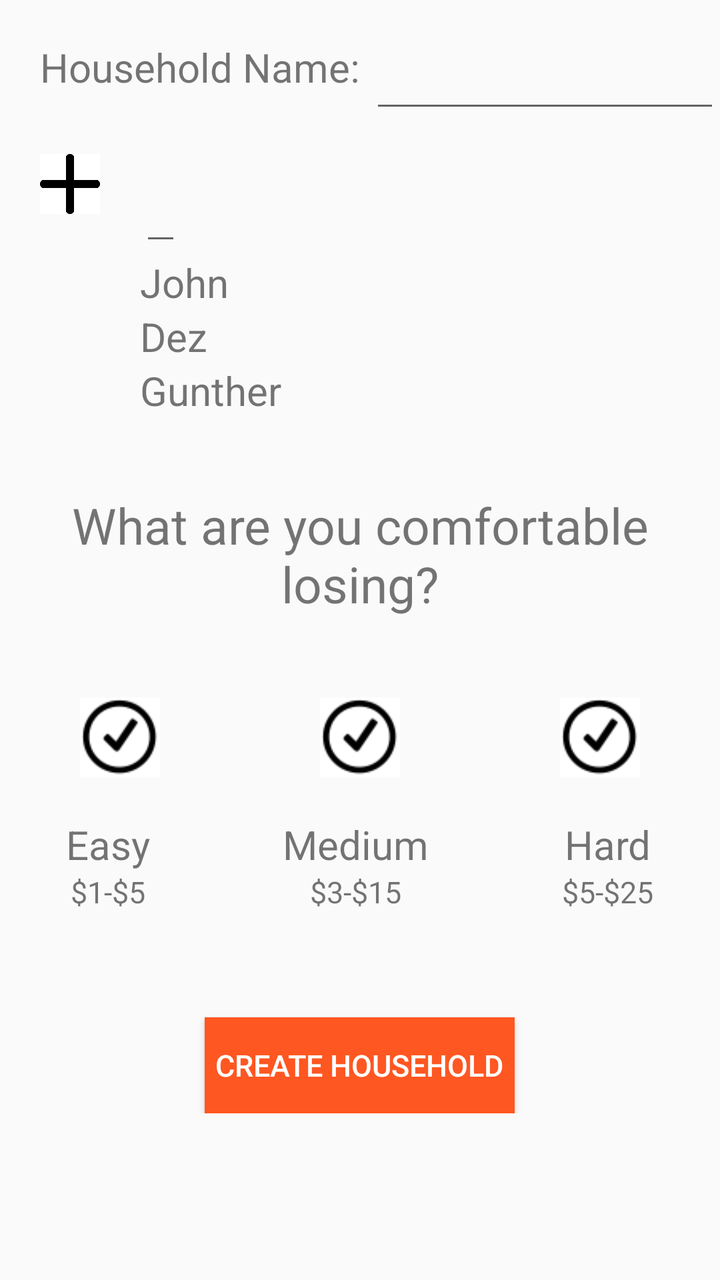
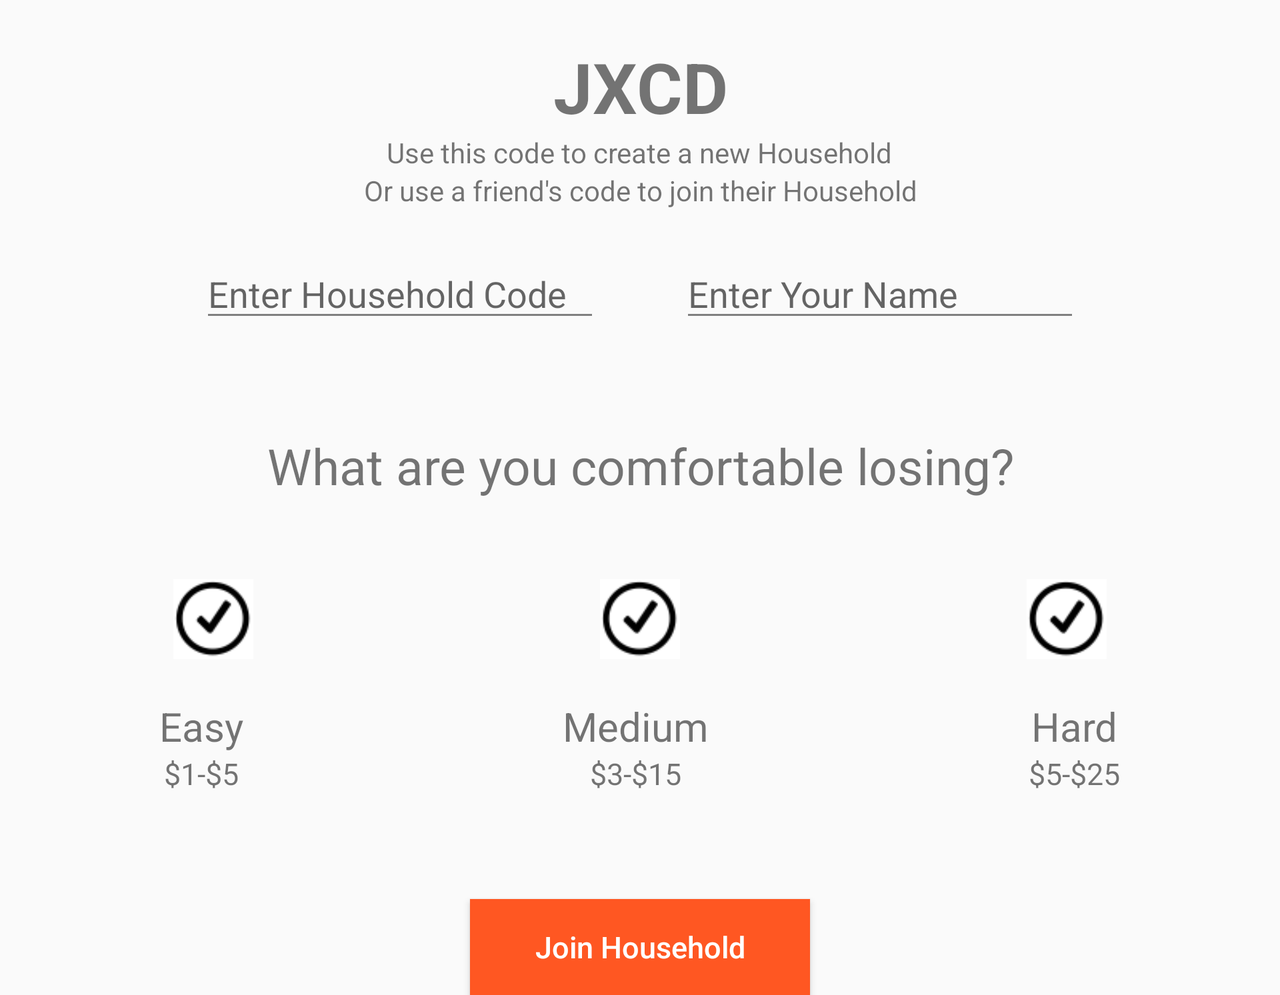

One screen, two layout resources from the same app: the default and the repository's alternative for another configuration. Each is rendered where Android would select it; the XML of both is given below.
<!-- AndroidManifest.xml: application theme AppTheme -->
<!-- res/layout/create_household.xml -->
<ScrollView xmlns:android="http://schemas.android.com/apk/res/android"
    android:id="@+id/ScrollView01"
    android:layout_width="fill_parent"
    android:layout_height="fill_parent" >

<RelativeLayout xmlns:android="http://schemas.android.com/apk/res/android"
    xmlns:tools="http://schemas.android.com/tools"
    android:layout_width="match_parent"
    android:layout_height="match_parent"
    tools:context=".CreateHouseholdFragment">

    <TextView
        android:id="@+id/houseName"
        android:layout_width="wrap_content"
        android:layout_height="wrap_content"
        android:layout_marginTop="20dp"
        android:layout_marginLeft="20dp"
        android:text="Household Name: "
        android:textSize="20sp"/>

    <EditText
        android:id="@+id/textInput"
        android:layout_width="match_parent"
        android:layout_height="wrap_content"
        android:layout_marginTop="20dp"
        android:layout_toRightOf="@id/houseName"
        android:inputType="text" />

    <ImageButton
        android:id="@+id/addButton"
        android:layout_width="30dp"
        android:layout_height="30dp"
        android:layout_below="@id/houseName"
        android:layout_marginLeft="20dp"
        android:layout_marginTop="30dp"
        android:background="#ffffff"
        android:scaleType="fitXY"
        android:src="@drawable/add" />

    <EditText
        android:id="@+id/addMember"
        android:layout_width="wrap_content"
        android:layout_height="wrap_content"
        android:layout_below="@id/houseName"
        android:layout_toRightOf="@id/addButton"
        android:layout_marginTop="30dp"
        android:layout_marginLeft="20dp"
        android:inputType="text"
        android:textSize="25sp"
        />
    <LinearLayout
        android:id="@+id/names"
        android:layout_width="match_parent"
        android:layout_height="wrap_content"
        android:layout_below="@id/addMember"
        android:layout_weight="4"
        android:gravity="left|center"
        android:layout_alignLeft="@id/addMember"
        android:orientation="vertical">
        <LinearLayout
            android:layout_width="wrap_content"
            android:layout_height="wrap_content"
            android:layout_weight="1">

            <TextView
                android:id="@+id/textView1"
                android:layout_width="wrap_content"
                android:layout_height="wrap_content"
                android:layout_below="@id/addMember"
                android:text="John"
                android:textSize="20sp"
                />
        </LinearLayout>

        <LinearLayout
            android:layout_width="wrap_content"
            android:layout_height="wrap_content"
            android:layout_weight="1">

            <TextView
                android:id="@+id/textView2"
                android:layout_width="wrap_content"
                android:layout_height="wrap_content"
                android:text="Dez"
                android:textSize="20sp"
                />
        </LinearLayout>
        <LinearLayout
            android:layout_width="wrap_content"
            android:layout_height="wrap_content"
            android:layout_weight="1">
            <TextView
                android:id="@+id/textView3"
                android:layout_width="wrap_content"
                android:layout_height="wrap_content"
                android:text="Gunther"
                android:textSize="20sp"
                />
        </LinearLayout>
        <LinearLayout
            android:layout_width="wrap_content"
            android:layout_height="wrap_content"
            android:layout_weight="1">
            <TextView
                android:id="@+id/textView4"
                android:layout_width="wrap_content"
                android:layout_height="wrap_content"
                android:text="Matt"
                android:visibility="invisible"
                android:textSize="20sp"
                />
        </LinearLayout>
    </LinearLayout>


    <TextView
        android:id="@+id/loss"
        android:layout_width="match_parent"
        android:layout_height="wrap_content"
        android:layout_below="@id/names"
        android:layout_marginTop="10dp"
        android:layout_centerInParent="true"
        android:gravity="center"
        android:text="What are you comfortable losing?"
        android:textSize="25sp"
        />
<LinearLayout
    android:layout_width="match_parent"
    android:layout_height="wrap_content"
    android:layout_weight="3"
    android:gravity="center"
    android:orientation="horizontal"
    android:layout_below="@id/loss"
    android:layout_marginTop="40dp">
    <LinearLayout
        android:layout_width="wrap_content"
        android:layout_height="wrap_content"
        android:orientation="vertical"
        android:layout_weight="1"
        android:gravity="center">
        <ImageButton
            android:id="@+id/check1"
            android:layout_width="40dp"
            android:layout_height="40dp"
            android:scaleType="fitXY"
            android:src="@drawable/check"
            android:background="#ffffff"
            />
    </LinearLayout>

    <LinearLayout
        android:layout_width="wrap_content"
        android:layout_height="wrap_content"
        android:gravity="center"
        android:orientation="vertical"
        android:layout_weight="1">
        <ImageButton
            android:id="@+id/check2"
            android:layout_width="40dp"
            android:layout_height="40dp"
            android:scaleType="fitXY"
            android:src="@drawable/check"
            android:background="#ffffff"
            />
    </LinearLayout>

    <LinearLayout
        android:layout_width="wrap_content"
        android:layout_height="wrap_content"
        android:gravity="center"
        android:orientation="vertical"
        android:layout_weight="1">
        <ImageButton
            android:id="@+id/check3"
            android:layout_width="40dp"
            android:layout_height="40dp"
            android:scaleType="fitXY"
            android:src="@drawable/check"
            android:background="#ffffff"
            />
    </LinearLayout>
</LinearLayout>


    <LinearLayout
        android:layout_width="match_parent"
        android:layout_height="wrap_content"
        android:layout_weight="3"
        android:gravity="center"
        android:layout_below="@id/loss"
        android:orientation="horizontal"
        android:layout_marginTop="100dp">
        <LinearLayout
            android:layout_width="wrap_content"
            android:layout_height="wrap_content"
            android:orientation="vertical"
            android:layout_weight="1"
            android:gravity="center">
            <TextView
                android:id="@+id/easy"
                android:layout_width="wrap_content"
                android:layout_height="wrap_content"
                android:text="Easy"
                android:textSize="20sp"
                />

            <TextView
                android:id="@+id/easyRange"
                android:layout_width="wrap_content"
                android:layout_height="wrap_content"
                android:layout_below="@id/easy"
                android:text="$1-$5"
                android:textSize="15sp"
                />
        </LinearLayout>

        <LinearLayout
            android:layout_width="wrap_content"
            android:layout_height="wrap_content"
            android:gravity="center"
            android:orientation="vertical"
            android:layout_weight="1">
            <TextView
                android:id="@+id/medium"
                android:layout_width="wrap_content"
                android:layout_height="wrap_content"
                android:text="Medium"
                android:textSize="20sp" />
            <TextView
                android:id="@+id/mediumRange"
                android:layout_width="wrap_content"
                android:layout_height="wrap_content"
                android:text="$3-$15"
                android:textSize="15sp"
                />
        </LinearLayout>

        <LinearLayout
            android:layout_width="wrap_content"
            android:layout_height="wrap_content"
            android:gravity="center"
            android:orientation="vertical"
            android:layout_weight="1">
            <TextView
                android:id="@+id/hard"
                android:layout_width="wrap_content"
                android:layout_height="wrap_content"
                android:gravity="center"
                android:text="Hard"
                android:textSize="20sp"
                />

            <TextView
                android:id="@+id/hardRange"
                android:layout_width="wrap_content"
                android:layout_height="wrap_content"
                android:text="$5-$25"
                android:textSize="15sp"
                />
        </LinearLayout>
    </LinearLayout>




    <Button
        android:id="@+id/createHousehold"
        android:layout_width="155dp"
        android:layout_height="wrap_content"
        android:text="Create Household"
        android:textSize="15sp"
        android:textColor="@color/colorWhite"
        android:background="@color/colorPrimary"
        android:layout_below="@id/loss"
        android:layout_marginTop="200dp"
        android:layout_centerInParent="true"/>

</RelativeLayout>
</ScrollView>
<!-- resources referenced by this layout -->
<resources>
  <color name="colorPrimary">#FF5722</color>
  <color name="colorWhite">#ffffff</color>
  <!-- drawable add: png bitmap (drawable, 1691 bytes) -->
  <!-- drawable check: png bitmap (drawable, 1207 bytes) -->
  <style name="AppTheme" parent="Theme.AppCompat.Light.DarkActionBar">
          
          <item name="colorPrimary">@color/colorPrimary</item>
          <item name="colorPrimaryDark">@color/colorPrimaryDark</item>
          <item name="colorAccent">@color/colorAccent</item>
      </style>
  <color name="colorPrimaryDark">#464849</color>
  <color name="colorAccent">#d81b60</color>
</resources>
<!-- res/layout-land/create_household.xml (the repository's variant of the layout above) -->
<!-- drawn on the phone turned sideways -->
<ScrollView xmlns:android="http://schemas.android.com/apk/res/android"
    android:id="@+id/ScrollView01"
    android:layout_width="fill_parent"
    android:layout_height="fill_parent" >

    <RelativeLayout xmlns:android="http://schemas.android.com/apk/res/android"
        xmlns:tools="http://schemas.android.com/tools"
        android:layout_width="match_parent"
        android:layout_height="match_parent"
        tools:context=".CreateHouseholdFragment">

        <LinearLayout
            android:id="@+id/codeStuff"
            android:layout_width="match_parent"
            android:layout_height="wrap_content"
            android:orientation="vertical"
            android:layout_marginTop="20dp"
            android:gravity="center">

            <TextView
                android:layout_width="wrap_content"
                android:layout_height="wrap_content"
                android:gravity="center"
                android:text="JXCD"
                android:textStyle="bold"
                android:textSize="35sp"/>

            <TextView
                android:layout_width="wrap_content"
                android:layout_height="wrap_content"
                android:gravity="center"
                android:text="Use this code to create a new Household"/>

            <TextView
                android:layout_width="wrap_content"
                android:layout_height="wrap_content"
                android:gravity="center"
                android:text="Or use a friend's code to join their Household"/>
        </LinearLayout>



        <LinearLayout
            android:layout_width="wrap_content"
            android:layout_height="wrap_content"
            android:orientation="horizontal"
            android:layout_below="@id/codeStuff"
            android:id="@+id/userInput"
            android:layout_centerInParent="true"

            >
        <EditText
            android:id="@+id/textInput"
            android:layout_width="200dp"
            android:layout_height="wrap_content"
            android:layout_marginTop="20dp"
            android:layout_marginRight="40dp"
            android:layout_below="@id/codeStuff"
            android:layout_toRightOf="@id/houseCode"
            android:inputType="text"
            android:hint="Enter Household Code"
            android:theme="@style/EditTextTheme"/>



        <EditText
            android:id="@+id/nameInput"
            android:layout_width="200dp"
            android:layout_height="wrap_content"
            android:layout_below="@id/houseCode"
            android:layout_marginTop="20dp"
            android:layout_toRightOf="@id/userName"
            android:inputType="text"
            android:hint="Enter Your Name"
            android:theme="@style/EditTextTheme"/>
        </LinearLayout>
        <TextView
            android:id="@+id/loss"
            android:layout_width="match_parent"
            android:layout_height="wrap_content"
            android:layout_below="@id/userInput"
            android:layout_marginTop="50dp"
            android:layout_centerInParent="true"
            android:gravity="center"
            android:text="What are you comfortable losing?"
            android:textSize="25sp"
            />
        <LinearLayout
            android:layout_width="match_parent"
            android:layout_height="wrap_content"
            android:layout_weight="3"
            android:gravity="center"
            android:orientation="horizontal"
            android:layout_below="@id/loss"
            android:layout_marginTop="40dp">
            <LinearLayout
                android:layout_width="wrap_content"
                android:layout_height="wrap_content"
                android:orientation="vertical"
                android:layout_weight="1"
                android:gravity="center">
                <ImageButton
                    android:id="@+id/check1"
                    android:layout_width="40dp"
                    android:layout_height="40dp"
                    android:scaleType="fitXY"
                    android:src="@drawable/check"
                    android:background="#ffffff"
                    />
            </LinearLayout>

            <LinearLayout
                android:layout_width="wrap_content"
                android:layout_height="wrap_content"
                android:gravity="center"
                android:orientation="vertical"
                android:layout_weight="1">
                <ImageButton
                    android:id="@+id/check2"
                    android:layout_width="40dp"
                    android:layout_height="40dp"
                    android:scaleType="fitXY"
                    android:src="@drawable/check"
                    android:background="#ffffff"
                    />
            </LinearLayout>

            <LinearLayout
                android:layout_width="wrap_content"
                android:layout_height="wrap_content"
                android:gravity="center"
                android:orientation="vertical"
                android:layout_weight="1">
                <ImageButton
                    android:id="@+id/check3"
                    android:layout_width="40dp"
                    android:layout_height="40dp"
                    android:scaleType="fitXY"
                    android:src="@drawable/check"
                    android:background="#ffffff"
                    />
            </LinearLayout>
        </LinearLayout>


        <LinearLayout
            android:layout_width="match_parent"
            android:layout_height="wrap_content"
            android:layout_weight="3"
            android:gravity="center"
            android:layout_below="@id/loss"
            android:orientation="horizontal"
            android:layout_marginTop="100dp">
            <LinearLayout
                android:layout_width="wrap_content"
                android:layout_height="wrap_content"
                android:orientation="vertical"
                android:layout_weight="1"
                android:gravity="center">
                <TextView
                    android:id="@+id/easy"
                    android:layout_width="wrap_content"
                    android:layout_height="wrap_content"
                    android:text="Easy"
                    android:textSize="20sp"
                    />

                <TextView
                    android:id="@+id/easyRange"
                    android:layout_width="wrap_content"
                    android:layout_height="wrap_content"
                    android:layout_below="@id/easy"
                    android:text="$1-$5"
                    android:textSize="15sp"
                    />
            </LinearLayout>

            <LinearLayout
                android:layout_width="wrap_content"
                android:layout_height="wrap_content"
                android:gravity="center"
                android:orientation="vertical"
                android:layout_weight="1">
                <TextView
                    android:id="@+id/medium"
                    android:layout_width="wrap_content"
                    android:layout_height="wrap_content"
                    android:text="Medium"
                    android:textSize="20sp" />
                <TextView
                    android:id="@+id/mediumRange"
                    android:layout_width="wrap_content"
                    android:layout_height="wrap_content"
                    android:text="$3-$15"
                    android:textSize="15sp"
                    />
            </LinearLayout>

            <LinearLayout
                android:layout_width="wrap_content"
                android:layout_height="wrap_content"
                android:gravity="center"
                android:orientation="vertical"
                android:layout_weight="1">
                <TextView
                    android:id="@+id/hard"
                    android:layout_width="wrap_content"
                    android:layout_height="wrap_content"
                    android:gravity="center"
                    android:text="Hard"
                    android:textSize="20sp"
                    />

                <TextView
                    android:id="@+id/hardRange"
                    android:layout_width="wrap_content"
                    android:layout_height="wrap_content"
                    android:text="$5-$25"
                    android:textSize="15sp"
                    />
            </LinearLayout>
        </LinearLayout>


        <Button
            android:id="@+id/joinHousehold"
            android:layout_width="170dp"
            android:layout_height="wrap_content"
            android:layout_below="@id/loss"
            android:layout_centerInParent="true"
            android:layout_marginTop="200dp"
            android:background="@color/colorPrimary"
            android:text="Join Household"
            android:textAllCaps="false"
            android:textColor="@color/colorWhite"
            android:textSize="15sp" />

    </RelativeLayout>

</ScrollView>
<!-- resources referenced by the variant -->
<!-- as the phone turned sideways resolves them -->
<resources>
  <color name="colorPrimary">#FF5722</color>
  <color name="colorWhite">#ffffff</color>
  <!-- drawable check: png bitmap (drawable, 1207 bytes) -->
  <style name="EditTextTheme" parent="Theme.AppCompat.Light.DarkActionBar">
          <item name="colorControlNormal">#808080</item>
          <item name="colorControlActivated">@color/colorSecondary</item>
      </style>
  <style name="AppTheme" parent="Theme.AppCompat.Light.DarkActionBar">
          
          <item name="colorPrimary">@color/colorPrimary</item>
          <item name="colorPrimaryDark">@color/colorPrimaryDark</item>
          <item name="colorAccent">@color/colorAccent</item>
      </style>
  <color name="colorPrimaryDark">#464849</color>
  <color name="colorAccent">#d81b60</color>
</resources>
